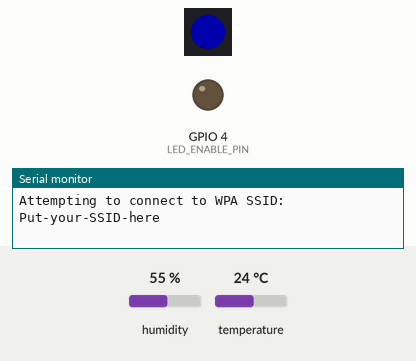
Recording of a sketch running on a simulated ESP32. Shown: 1 RGB LEDs in strip order, left to right, output pins drawn as LEDs (lit = HIGH), the last lines printed to the serial monitor. Inputs (shaded band) come from the test bench; at power-on: humidity 55 %, temperature 24 °C. Dim RGB values are drawn brighter than linear; WiFi joins after 1.5 s; servers stay silent unless stated; no MQTT or app messages arrive unless stated.

Above: at 0.1 s.
At 1.6 s:
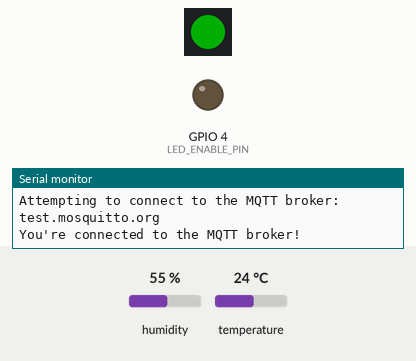
At 34.58 s:
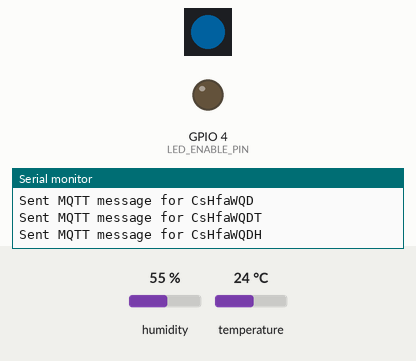
Timing chart, 0 to 40.0 s (numbered marks = the images above):
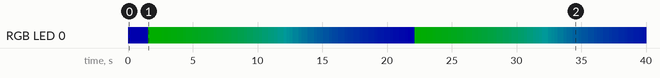

The sketch:

esp32_with_aht21.ino
```cpp
#include <ArduinoMqttClient.h>
#include <WiFi.h>

#include "arduino_secrets.h"
///////please enter your sensitive data in the Secret tab/arduino_secrets.h
char ssid[] = SECRET_SSID;        // your network SSID (name)
char pass[] = SECRET_PASS;    // your network password (use for WPA, or use as key for WEP)

WiFiClient wifiClient;
MqttClient mqttClient(wifiClient);

const char broker[] = "test.mosquitto.org"; // Address of the MQTT server
int        port     = 1883;
const char topic[]  = "CsHfaWQD";
const char topicT[]  = "CsHfaWQDT";
const char topicH[]  = "CsHfaWQDH";

#include <Adafruit_AHTX0.h>
Adafruit_AHTX0 aht;

#define LED_PIN    2
#define LED_ENABLE_PIN 4
#define LED_COUNT  1
#define BRIGHTNESS 50
#include <Adafruit_NeoPixel.h>
Adafruit_NeoPixel strip(LED_COUNT, LED_PIN, NEO_GRB + NEO_KHZ800);

void colorWipe(uint32_t color, int wait) {
  for (int i = 0; i < strip.numPixels(); i++) { // For each pixel in strip...
    strip.setPixelColor(i, color);         //  Set pixel's color (in RAM)
    strip.show();                          //  Update strip to match
    delay(wait);                           //  Pause for a moment
  }
}

void wheel(int pos, int *r, int *g, int *b) {
  // Input a value 0 to 255 to get a color value.
  // The colours are a transition r - g - b - back to r.
  if ((pos < 0) or (pos > 255)) {
    *r = 0;
    *g = 0;
    *b = 0;
    return;
  }
  if (pos < 85) {
    *r = 255 - pos * 3;
    *g = pos * 3;
    *b = 0;
  }
  if (pos < 170) {
    pos -= 85;
    *r = 0;
    *g = 255 - pos * 3;
    *b = pos * 3;
    return;
  }
  pos -= 170;
  *r = pos * 3;
  *g = 0;
  *b = 255 - pos * 3;
}

void setup() {
  // INITIALIZE the NeoPixel
  pinMode(LED_ENABLE_PIN, OUTPUT);
  digitalWrite(LED_ENABLE_PIN, 0);
  strip.begin();
  strip.show();
  strip.setBrightness(50);
  colorWipe(strip.Color( 255, 0, 0), 0);

  Serial.begin(115200);

  // attempt to connect to Wifi network:
  Serial.print("Attempting to connect to WPA SSID: ");
  Serial.println(ssid);
  colorWipe(strip.Color( 0, 0, 255), 0);
  WiFi.begin(ssid, pass);

  while (WiFi.status() != WL_CONNECTED) {
    delay(500);
    Serial.print(".");
  }

  Serial.println("Connected to the network!");
  Serial.println("IP address: ");
  Serial.println(WiFi.localIP());
  Serial.println();

  if (! aht.begin()) {
    Serial.println("Could not find AHT? Check wiring");
    while (1) delay(10);
  }
  Serial.println("AHT10 or AHT20 found");

  // You can provide a username and password for authentication
  // mqttClient.setUsernamePassword("user", "password");
  Serial.print("Attempting to connect to the MQTT broker: ");
  Serial.println(broker);

  while (!mqttClient.connect(broker, port)) {
    Serial.print("MQTT connection failed! Error code = ");
    Serial.println(mqttClient.connectError());
  }

  Serial.println("You're connected to the MQTT broker!");
  Serial.println();

  colorWipe(strip.Color( 0, 255, 0), 0);
}

void loop() {
  int r, g, b;

  sensors_event_t humidity, temp;
  aht.getEvent(&humidity, &temp);// populate temp and humidity objects with fresh data
  Serial.print("Temperature: "); Serial.print(temp.temperature); Serial.println(" degrees C");
  Serial.print("Humidity: "); Serial.print(humidity.relative_humidity); Serial.println("% rH");

  // Text log of Temperature and Humidity
  mqttClient.beginMessage(topic);
  mqttClient.print("Temperature: "); mqttClient.print(temp.temperature); mqttClient.print(" degrees C, ");
  mqttClient.print("Humidity: "); mqttClient.print(humidity.relative_humidity); mqttClient.print("% rH");
  mqttClient.endMessage();
  Serial.print("Sent MQTT message for ");
  Serial.println(topic);
  delay(250);

  // Temperature
  mqttClient.beginMessage(topicT);
  mqttClient.print(temp.temperature);
  mqttClient.endMessage();
  Serial.print("Sent MQTT message for ");
  Serial.println(topicT);
  delay(250);

  // Humidity
  mqttClient.beginMessage(topicH);
  mqttClient.print(humidity.relative_humidity);
  mqttClient.endMessage();
  Serial.print("Sent MQTT message for ");
  Serial.println(topicH);

  for (int i = 0; i < 256; i++) {
    wheel(i, &r, &g, &b);
    colorWipe(strip.Color( r, g, b), 235); // 255 * 235 is roughly 1 minute
  }
}
```

arduino_secrets.h
```cpp
#define SECRET_SSID "Put-your-SSID-here"
#define SECRET_PASS "myverysecretpassword"
```

Measured:
- by itself, RGB LED 0: off → RGB(0, 0, 50) at 0.00 s, → RGB(0, 50, 0) 1.6 s later, → RGB(0, 49, 1) 1.1 s later, → RGB(0, 48, 1) 0.24 s later, … (130 changes in this stretch)
